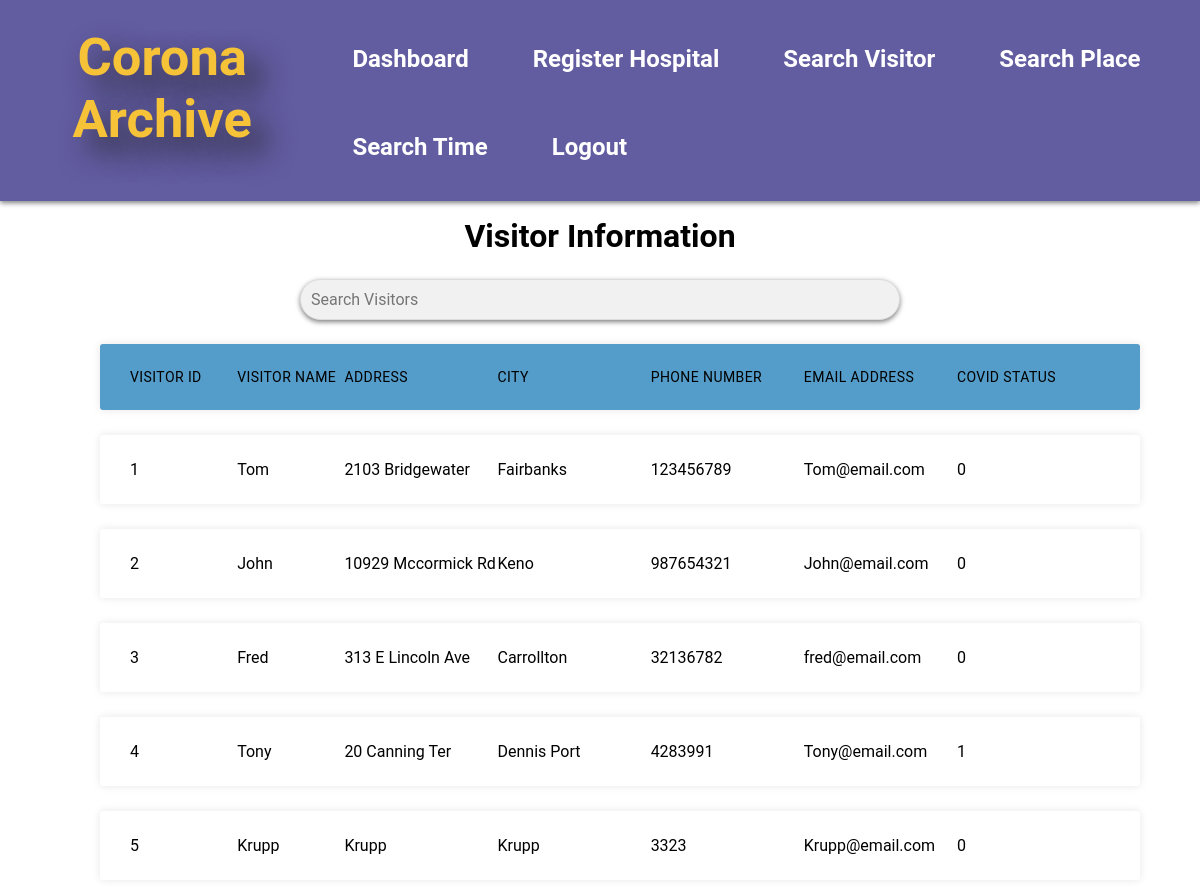
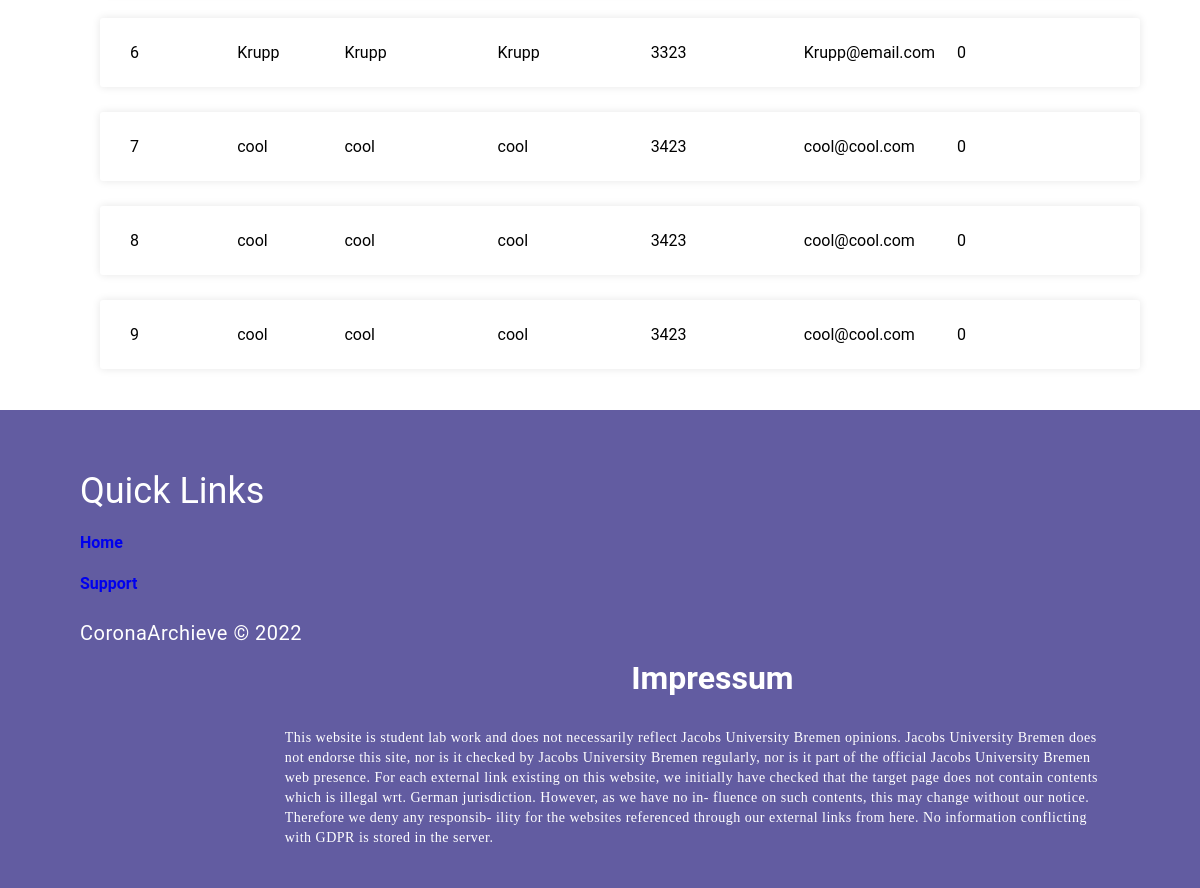
The page /agent/visitors (signed in) on the database its author committed (2 pictures, top to bottom).
### tables this page shows
CREATE TABLE Visitor (
    id integer PRIMARY KEY AUTOINCREMENT,
    name text NOT NULL,
    address text NOT NULL,
    city text NOT NULL, 
    phoneNumber text,
    email text,
    device_ID text,
    infected INTEGER,
    password text NOT NULL
    );

### app.py (the view)
@app.route("/agent/visitors", methods=['GET', ])
def agent_list_visitors():
    if('username' in session and str(session['userType']) == "Agent"):
        conn = db_connection()
        cursor = conn.cursor()
        cursor.execute(
            "SELECT id,name,address,city,phoneNumber,email,infected from Visitor")
        data = cursor.fetchall()
        print(data)
        return render_template('visitor_info.html', visitors=data)
    else:
        flash("You are not authorized to access agent's content")
        return redirect(url_for('index'))

### app.py (called while the page is built)
def db_connection():
    conn = None
    try:
        conn = sqlite3.connect("db.sqlite")
    except sqlite3.error as e:
        print(e)
    return conn

### templates/visitor_info.html (shortened to what this page needs)
{% extends "baselayout.html" %} {% block head %}
<link
  rel="stylesheet"
  type="text/css"
  href="{{ url_for('static', filename='style/css/table.css')}}"
/>
{% endblock %} {% block content %}
<main class="content">
  <h1>Visitor Information</h1>
  <input
    type="text"
    id="search-input"
    onkeyup="search('search-input','visitors-table')"
    placeholder="Search Visitors"
  />
  <ul class="responsive-table">
    <li class="table-header">
      <div class="col col-1">Visitor Id</div>
      <div class="col col-2">Visitor Name</div>
      <div class="col col-3">Address</div>
      <div class="col col-4">City</div>
      <div class="col col-5">Phone Number</div>
      <div class="col col-6">Email Address</div>
      <div class="col col-7">Covid Status</div>
    </li>
    <div id="visitors-table">
      {% for visitor in visitors %}
      <li class="table-row">
        <div class="col col-1" data-label="Job Id">{{ visitor[0] }}</div>
        <div class="col col-2" data-label="Customer Name">{{ visitor[1] }}</div>
        <div class="col col-3" data-label="Amount">{{ visitor[2] }}</div>
        <div class="col col-4" data-label="Payment Status">
          {{ visitor[3] }}
        </div>
        <div class="col col-5" data-label="Payment Status">
          {{ visitor[4] }}
        </div>
        <div class="col col-6" data-label="Payment Status">
          {{ visitor[5] }}
        </div>
        <div class="col col-7" data-label="Payment Status">
          {{ visitor[6] }}
        </div>
      </li>
      {% endfor %}
    </div>
  </ul>
</main>
{% endblock %}

### templates/baselayout.html (shortened to what this page needs)
<!DOCTYPE html>
<html lang="en">
  <head>
    <link
      rel="stylesheet"
      href="{{url_for('static', filename = 'style/css/style.css')}}"
    />
    <link
      rel="stylesheet"
      type="text/css"
      href="{{url_for('static', filename = 'style/css/form_style.css')}}"
    />
    <link
      rel="stylesheet"
      type="text/css"
      href="{{url_for('static', filename = 'style/css/table.css')}}"
    />
    {% block head %} {% endblock head %}
  </head>
  <body>
    {% include 'navbar.html' %}
    {% block content %} {% endblock %}
    {% include 'footer.html' %}
  </body>
</html>

### templates/navbar.html (shortened to what this page needs)
<nav class="navbar">
  <a href="{{ url_for('index') }}" id="title">
    <h1>Corona Archive</h1>
  </a>
  <div class="nav_container topBotomBordersOut">
    {% if session.get('userType') %}
       {% if session.get('userType') == 'Agent' %}
      <a href="{{ url_for('dashboard_agent') }}">
        <h1 style="float: right">Dashboard</h1>
      </a>
      <a href="{{ url_for('hospital_registration') }}">
        <h1>Register Hospital</h1>
      </a>
      <a href="{{ url_for('agent_list_visitors') }}">
        <h1>Search Visitor</h1>
      </a>
      <a href="{{ url_for('agent_list_places') }}">
        <h1>Search Place</h1>
      </a>
      <a href="{{ url_for('agent_list_visitor_place') }}">
        <h1>Search Time</h1>
      </a>
      <a href="{{ url_for('logout') }}">
        <h1 style="float: right">Logout</h1>
      </a>
      {% endif %} {% endif %}
  </div>
</nav>

### templates/footer.html
<footer class="footer-distributed" style="position: absolute;">
    <div class="footer-left">
        <p class="footer-links">
        <h3>Quick Links</h3>
        <div>
            <a href="{{ url_for('index') }}">
                <h4>Home</h4>
            </a>
            <a href="{{ url_for('index') }}">
                <h4>Support</h4>
            </a>
        </div>
        </p>
        <p class="footer-company-name">CoronaArchieve © 2022</p>
    </div>
    <div class="footer-right">
        <h1 style="text-align: center; color: rgb(255, 255, 255);">Impressum</h1>
        <p style="font-family: serif; ">
            This website is student lab work and does not necessarily reflect Jacobs
            University Bremen opinions. Jacobs University Bremen does <br> not endorse this site,
            nor is it checked by Jacobs University Bremen regularly, nor is it part of the
            official Jacobs University Bremen <br>web presence. For each external link existing
            on this website, we initially have checked that the target page does not contain
            contents <br>which is illegal wrt. German jurisdiction. However, as we have no in-
            fluence on such contents, this may change without our notice.<br> Therefore we
            deny any responsib- ility for the websites referenced through our external
            links from here. No information conflicting<br> with GDPR is stored in the server.
        </p>
    </div>
</footer>

### static/style/css/style.css (style rules this page uses)
.content { display: flex; justify-content: center; align-items: center; flex-direction: column; width: 100%; height: 100%; }
#title { background-color: rgb(98, 92, 161); padding-left: 20px; padding-top: 10px; text-align: center; text-shadow: 15px 15px 30px #222; color: rgb(245, 194, 56); font-size: 35px; }
body { margin: 0; background-color: white; }
.navbar { overflow: hidden; background-color: rgb(98, 92, 161); display: flex; justify-content: center; margin: 0 auto; text-align: center; box-shadow: 0 2px 5px rgba(0, 0, 0, 0.5) }
.navbar a { float: left; font-size: 16px; color: white; text-align: center; padding: 14px 16px; text-decoration: none; }
.nav_container { padding-right: 20px; margin-left: auto; margin-right: 0; padding-top: 15px; padding-bottom: 10px; text-align: center; }
.nav_container a { color: #FFF; text-decoration: none; position: relative; z-index: 0; cursor: pointer; }
div.topBotomBordersOut a:before, div.topBotomBordersOut a:after { position: absolute; left: 0px; width: 100%; height: 2px; background: #FFF; content: ""; opacity: 0; transition: all 0.3s; }
div.topBotomBordersOut a:before { top: 0px; transform: translateY(10px); }
div.topBotomBordersOut a:after { bottom: 0px; transform: translateY(-10px); }
* { font-family: Roboto; }
.footer-distributed { background-color: rgb(98, 92, 161); box-sizing: border-box; width: 100%; font: bold 16px sans-serif; text-align: left; padding: 50px 60px 40px; overflow: hidden; }
.footer-distributed .footer-left { float: left; padding-left: 20px; width: 50%; }
.footer-distributed h3 { color: #ffffff; font: normal 36px 'Roboto'; margin: 0 0 10px; }
.footer-distributed a:link { text-decoration: none; }
.footer-distributed .footer-links { color: #ffffff; margin: 0 0 10px; padding: 0; }
.footer-distributed .footer-company-name { color: #ffffff; font-size: 20px; font-weight: normal; margin: 0; }
.footer-distributed .footer-right { float: right; }
.footer-distributed .footer-right p { display: inline-block; vertical-align: top; margin: 15px 42px 0 0; color: #ffffff; }
#search-input { background-color: rgb(255, 255, 255); font-size: large; box-shadow: 0 2px 5px rgba(0, 0, 0, 0.5) }

### static/style/css/form_style.css (style rules this page uses)
* { box-sizing: border-box; }
h1 { font-weight: bold; margin: 1rem; }
p { font-size: 14px; font-weight: 100; line-height: 20px; letter-spacing: 0.5px; margin: 20px 0 30px; }
input { background-color: #eee; border: none; padding: 12px 15px; margin: 8px 0; width: 100%; }

### static/style/css/table.css (style rules this page uses)
.responsive-table { min-width: 90%; }
#search-input { width: 50%; padding: 10px; border: 1px solid #ddd; border-radius: 24px; font-size: 16px; background-color: #f1f1f1; }
.responsive-table li { border-radius: 3px; padding: 25px 30px; display: flex; justify-content: space-between; margin-bottom: 25px; }
.responsive-table .table-header { background-color: #549cc9; box-shadow: 0px 0px 9px 0px rgba(0, 0, 0, 0.1); font-size: 14px; text-transform: uppercase; letter-spacing: 0.03em; }
.responsive-table .table-row { background-color: #ffffff; box-shadow: 0px 0px 9px 0px rgba(0, 0, 0, 0.1); }
.responsive-table .col-1 { flex-basis: 70%; overflow-wrap: anywhere; }
.responsive-table .col-2 { flex-basis: 70%; overflow-wrap: anywhere; }
.responsive-table .col-3 { flex-basis: 100%; overflow-wrap: anywhere; }
.responsive-table .col-4 { flex-basis: 100%; overflow-wrap: anywhere; }
.responsive-table .col-5 { flex-basis: 100%; overflow-wrap: anywhere; }
.responsive-table .col-6 { flex-basis: 100%; overflow-wrap: anywhere; }
.responsive-table .col-7 { flex-basis: 100%; overflow-wrap: anywhere; }

### rows shown on the page
Visitor: id "1", name "Tom", address "2103 Bridgewater", city "Fairbanks", phoneNumber "123456789", email "Tom@email.com", infected "0"
Visitor: id "2", name "John", address "10929 Mccormick Rd", city "Keno", phoneNumber "987654321", email "John@email.com", infected "0"
Visitor: id "3", name "Fred", address "313 E Lincoln Ave", city "Carrollton", phoneNumber "32136782", email "fred@email.com", infected "0"
Visitor: id "4", name "Tony", address "20 Canning Ter", city "Dennis Port", phoneNumber "4283991", email "Tony@email.com", infected "1"
Visitor: id "5", name "Krupp", address "Krupp", city "Krupp", phoneNumber "3323", email "Krupp@email.com", infected "0"
Visitor: id "6", name "Krupp", address "Krupp", city "Krupp", phoneNumber "3323", email "Krupp@email.com", infected "0"
Visitor: id "7", name "cool", address "cool", city "cool", phoneNumber "3423", email "cool@cool.com", infected "0"
Visitor: id "8", name "cool", address "cool", city "cool", phoneNumber "3423", email "cool@cool.com", infected "0"
Visitor: id "9", name "cool", address "cool", city "cool", phoneNumber "3423", email "cool@cool.com", infected "0"
